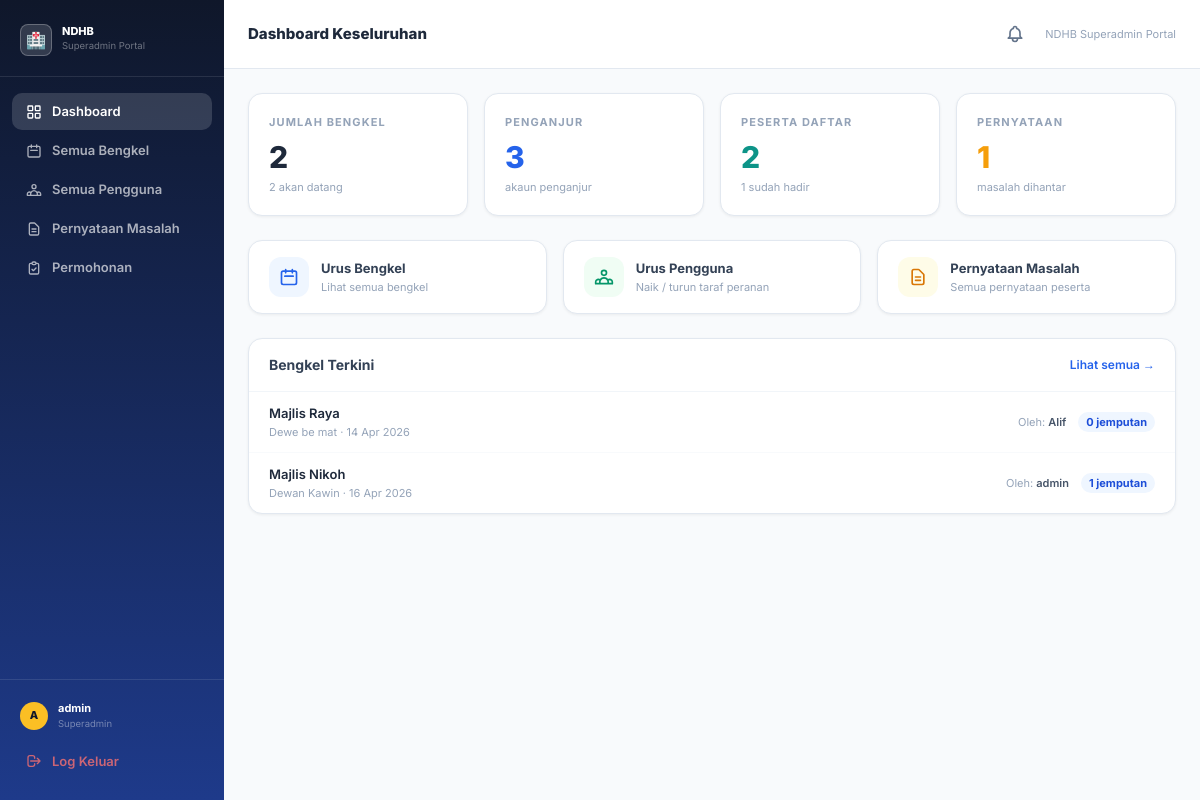
Screenshot of /superadmin/ (signed in) with the database file from the repository.
### bengkel/models.py (models this page shows, shortened)
class Bengkel(models.Model):
    title             = models.CharField(max_length=255)
    description       = models.TextField(blank=True)
    tarikh            = models.DateTimeField()
    tarikh_tamat      = models.DateTimeField(null=True, blank=True)
    lokasi_nama       = models.CharField(max_length=300)
    lokasi_alamat     = models.TextField(blank=True)
    organizer_nama    = models.CharField(max_length=200)
    organizer_email   = models.EmailField(blank=True)
    organizer_telefon = models.CharField(max_length=30, blank=True)
    video_ucapan_url  = models.URLField(blank=True)   # alu-aluan / welcome speech
    video_arah_url    = models.URLField(blank=True)   # directions to hall
    had_peserta       = models.PositiveIntegerField(default=0)  # 0 = no limit
    reg_token         = models.UUIDField(default=uuid.uuid4, unique=True, editable=False)
    reg_enabled       = models.BooleanField(default=False)
    reg_had           = models.PositiveIntegerField(default=0)  # 0 = no extra cap
    created_by        = models.ForeignKey(
        User, on_delete=models.SET_NULL, null=True, related_name="bengkel_dicipta"
    )
    created_at  = models.DateTimeField(auto_now_add=True)
    updated_at  = models.DateTimeField(auto_now=True)
    class Meta:
        ordering         = ["-tarikh"]
        verbose_name     = "Bengkel"
        verbose_name_plural = "Senarai Bengkel"
    @property
    def jumlah_jemputan(self):
        return self.jemputan.count()

### superadmin_portal/views.py (the view)
# urls.py: path("",                                 views.dashboard,              name="dashboard"),
@login_required
def dashboard(request):
    if not request.user.is_superuser:
        return redirect("home")
    now = timezone.now()
    stats = {
        "total_bengkel":    Bengkel.objects.count(),
        "bengkel_aktif":    Bengkel.objects.filter(tarikh__gte=now).count(),
        "total_penganjur":  User.objects.filter(is_staff=True, is_superuser=False).count(),
        "total_peserta":    User.objects.filter(is_staff=False, is_superuser=False).count(),
        "total_jemputan":   Jemputan.objects.count(),
        "total_hadir":      Kehadiran.objects.count(),
        "total_pernyataan": ProblemStatement.objects.count(),
    }
    bengkels_terkini = (
        Bengkel.objects
        .select_related("created_by")
        .prefetch_related("jemputan")
        .order_by("-created_at")[:10]
    )
    return render(request, "superadmin/dashboard.html", {
        "stats": stats,
        "bengkels_terkini": bengkels_terkini,
        "pending_permohonan": _pending_count(),
    })

### superadmin_portal/views.py (called while the page is built)
def _pending_count():
    return PenganjurRequest.objects.filter(status="pending").count()

### templates/superadmin/dashboard.html (shortened to what this page needs)
{% extends "superadmin/base.html" %}
{% block nav_dashboard %}active{% endblock %}
{% block page_title %}Dashboard Keseluruhan{% endblock %}
{% block content %}
<div class="grid grid-cols-2 sm:grid-cols-4 gap-4 mb-6">
  <div class="card px-5 py-5">
    <div class="text-[11px] font-bold uppercase tracking-widest text-slate-400 mb-2">Jumlah Bengkel</div>
    <div class="text-3xl font-extrabold text-slate-800">{{ stats.total_bengkel }}</div>
    <div class="text-[11px] text-slate-400 mt-1">{{ stats.bengkel_aktif }} akan datang</div>
  </div>
  <div class="card px-5 py-5">
    <div class="text-[11px] font-bold uppercase tracking-widest text-slate-400 mb-2">Penganjur</div>
    <div class="text-3xl font-extrabold" style="color:#2563eb">{{ stats.total_penganjur }}</div>
    <div class="text-[11px] text-slate-400 mt-1">akaun penganjur</div>
  </div>
  <div class="card px-5 py-5">
    <div class="text-[11px] font-bold uppercase tracking-widest text-slate-400 mb-2">Peserta Daftar</div>
    <div class="text-3xl font-extrabold" style="color:#0d9488">{{ stats.total_peserta }}</div>
    <div class="text-[11px] text-slate-400 mt-1">{{ stats.total_hadir }} sudah hadir</div>
  </div>
  <div class="card px-5 py-5">
    <div class="text-[11px] font-bold uppercase tracking-widest text-slate-400 mb-2">Pernyataan</div>
    <div class="text-3xl font-extrabold" style="color:#f59e0b">{{ stats.total_pernyataan }}</div>
    <div class="text-[11px] text-slate-400 mt-1">masalah dihantar</div>
  </div>
</div>
<div class="grid grid-cols-1 sm:grid-cols-3 gap-4 mb-6">
  <a href="{% url 'superadmin:semua_bengkel' %}" class="card px-5 py-4 flex items-center gap-3 hover:shadow-md transition-all group">
    <div class="w-10 h-10 rounded-xl flex items-center justify-center flex-shrink-0" style="background:#eff6ff">
      <svg class="w-5 h-5" style="color:#2563eb" fill="none" stroke="currentColor" stroke-width="2" viewBox="0 0 24 24"><path stroke-linecap="round" stroke-linejoin="round" d="M8 7V3m8 4V3m-9 8h10M5 21h14a2 2 0 002-2V7a2 2 0 00-2-2H5a2 2 0 00-2 2v12a2 2 0 002 2z"/></svg>
    </div>
    <div>
      <div class="text-[13px] font-bold text-slate-700 group-hover:text-blue-700">Urus Bengkel</div>
      <div class="text-[11px] text-slate-400">Lihat semua bengkel</div>
    </div>
  </a>
  <a href="{% url 'superadmin:semua_pengguna' %}" class="card px-5 py-4 flex items-center gap-3 hover:shadow-md transition-all group">
    <div class="w-10 h-10 rounded-xl flex items-center justify-center flex-shrink-0" style="background:#f0fdf4">
    </div>
    <div>
      <div class="text-[13px] font-bold text-slate-700 group-hover:text-emerald-700">Urus Pengguna</div>
      <div class="text-[11px] text-slate-400">Naik / turun taraf peranan</div>
    </div>
  </a>
  <a href="{% url 'superadmin:semua_pernyataan' %}" class="card px-5 py-4 flex items-center gap-3 hover:shadow-md transition-all group">
    <div class="w-10 h-10 rounded-xl flex items-center justify-center flex-shrink-0" style="background:#fefce8">
      <svg class="w-5 h-5" style="color:#d97706" fill="none" stroke="currentColor" stroke-width="2" viewBox="0 0 24 24"><path stroke-linecap="round" stroke-linejoin="round" d="M9 12h6m-6 4h6m2 5H7a2 2 0 01-2-2V5a2 2 0 012-2h5.586a1 1 0 01.707.293l5.414 5.414a1 1 0 01.293.707V19a2 2 0 01-2 2z"/></svg>
    </div>
    <div>
      <div class="text-[13px] font-bold text-slate-700 group-hover:text-amber-700">Pernyataan Masalah</div>
      <div class="text-[11px] text-slate-400">Semua pernyataan peserta</div>
    </div>
  </a>
</div>
<div class="card overflow-hidden">
  <div class="px-5 py-4 border-b border-slate-100 flex items-center justify-between">
    <h2 class="font-bold text-sm text-slate-700">Bengkel Terkini</h2>
    <a href="{% url 'superadmin:semua_bengkel' %}" class="text-[12px] text-blue-600 font-semibold hover:underline">Lihat semua →</a>
  </div>
  <div class="divide-y divide-slate-50">
    {% for b in bengkels_terkini %}
    <div class="px-5 py-3 flex items-center justify-between gap-4 hover:bg-slate-50 transition-colors">
      <div class="flex-1 min-w-0">
        <div class="font-semibold text-[13px] text-slate-800 truncate">{{ b.title }}</div>
        <div class="text-[11px] text-slate-400">{{ b.lokasi_nama }} · {{ b.tarikh|date:"d M Y" }}</div>
      </div>
      <div class="flex items-center gap-3 flex-shrink-0 text-[11px] text-slate-400">
        <span>Oleh: <span class="font-semibold text-slate-600">{{ b.created_by.username|default:"—" }}</span></span>
        <span class="px-2 py-0.5 rounded-full font-bold" style="background:#eff6ff;color:#1d4ed8">{{ b.jumlah_jemputan }} jemputan</span>
      </div>
    </div>
    {% empty %}
    <div class="px-5 py-8 text-center text-slate-400 text-sm">Tiada bengkel lagi.</div>
    {% endfor %}
  </div>
</div>
{% endblock %}

### templates/superadmin/base.html (shortened to what this page needs)
<!DOCTYPE html>
<html lang="ms" class="h-full">
<head>
  <script src="https://cdn.tailwindcss.com"></script>
</head>
<body class="h-full bg-slate-50 flex">
  <aside class="w-56 flex-shrink-0 flex flex-col min-h-screen" style="background:linear-gradient(180deg,#0f172a 0%,#1e3a8a 100%)">
    <div class="px-5 pt-6 pb-5 border-b border-white/10">
      <div class="flex items-center gap-2.5">
        <div class="w-8 h-8 rounded-lg bg-white/15 border border-white/25 flex items-center justify-center text-base">🏥</div>
        <div>
          <div class="text-white text-[11px] font-extrabold leading-none">NDHB</div>
          <div class="text-white/40 text-[9.5px] mt-0.5">Superadmin Portal</div>
        </div>
      </div>
    </div>
    <nav class="flex-1 px-3 pt-4 space-y-0.5">
      <a href="{% url 'superadmin:dashboard' %}" class="nav-link {% block nav_dashboard %}{% endblock %}">
        <svg class="w-4 h-4 flex-shrink-0" fill="none" stroke="currentColor" stroke-width="2" viewBox="0 0 24 24"><rect x="3" y="3" width="7" height="7" rx="1"/><rect x="14" y="3" width="7" height="7" rx="1"/><rect x="3" y="14" width="7" height="7" rx="1"/><rect x="14" y="14" width="7" height="7" rx="1"/></svg>
        Dashboard
      </a>
      <a href="{% url 'superadmin:semua_bengkel' %}" class="nav-link {% block nav_bengkel %}{% endblock %}">
        <svg class="w-4 h-4 flex-shrink-0" fill="none" stroke="currentColor" stroke-width="2" viewBox="0 0 24 24"><path stroke-linecap="round" stroke-linejoin="round" d="M8 7V3m8 4V3m-9 8h10M5 21h14a2 2 0 002-2V7a2 2 0 00-2-2H5a2 2 0 00-2 2v12a2 2 0 002 2z"/></svg>
        Semua Bengkel
      </a>
      <a href="{% url 'superadmin:semua_pengguna' %}" class="nav-link {% block nav_pengguna %}{% endblock %}">
        Semua Pengguna
      </a>
      <a href="{% url 'superadmin:semua_pernyataan' %}" class="nav-link {% block nav_pernyataan %}{% endblock %}">
        <svg class="w-4 h-4 flex-shrink-0" fill="none" stroke="currentColor" stroke-width="2" viewBox="0 0 24 24"><path stroke-linecap="round" stroke-linejoin="round" d="M9 12h6m-6 4h6m2 5H7a2 2 0 01-2-2V5a2 2 0 012-2h5.586a1 1 0 01.707.293l5.414 5.414a1 1 0 01.293.707V19a2 2 0 01-2 2z"/></svg>
        Pernyataan Masalah
      </a>
      <a href="{% url 'superadmin:permohonan_penganjur' %}" class="nav-link {% block nav_permohonan %}{% endblock %}">
        <svg class="w-4 h-4 flex-shrink-0" fill="none" stroke="currentColor" stroke-width="2" viewBox="0 0 24 24"><path stroke-linecap="round" stroke-linejoin="round" d="M9 5H7a2 2 0 00-2 2v12a2 2 0 002 2h10a2 2 0 002-2V7a2 2 0 00-2-2h-2M9 5a2 2 0 002 2h2a2 2 0 002-2M9 5a2 2 0 012-2h2a2 2 0 012 2m-6 9l2 2 4-4"/></svg>
        <span class="flex-1">Permohonan</span>
      </a>
    </nav>
    <div class="px-3 pb-5 pt-3 border-t border-white/10">
      <div class="flex items-center gap-2.5 px-2 py-2">
        <div class="w-7 h-7 rounded-full bg-amber-400 flex items-center justify-center text-[11px] font-extrabold text-slate-900 uppercase">{{ request.user.username|first }}</div>
        <div class="flex-1 min-w-0">
          <div class="text-white text-[11px] font-bold truncate">{{ request.user.username }}</div>
          <div class="text-white/40 text-[9.5px]">Superadmin</div>
        </div>
      </div>
      <a href="{% url 'logout' %}" class="nav-link mt-1" style="color:rgba(248,113,113,.8)">
        <svg class="w-4 h-4 flex-shrink-0" fill="none" stroke="currentColor" stroke-width="2" viewBox="0 0 24 24"><path stroke-linecap="round" stroke-linejoin="round" d="M17 16l4-4m0 0l-4-4m4 4H7m6 4v1a3 3 0 01-3 3H6a3 3 0 01-3-3V7a3 3 0 013-3h4a3 3 0 013 3v1"/></svg>
        Log Keluar
      </a>
    </div>
  </aside>
  <div class="flex-1 flex flex-col min-h-screen overflow-hidden">
    <header class="bg-white border-b border-slate-200 px-6 py-4 flex items-center justify-between flex-shrink-0">
      <h1 class="text-[15px] font-extrabold text-slate-800">{% block page_title %}Dashboard{% endblock %}</h1>
      <div class="flex items-center gap-3">
        <a href="{% url 'superadmin:permohonan_penganjur' %}" class="relative p-2 rounded-xl hover:bg-slate-100 transition-colors" title="Permohonan Penganjur">
        </a>
        <span class="text-[11px] text-slate-400">NDHB Superadmin Portal</span>
      </div>
    </header>
    <main class="flex-1 overflow-y-auto px-6 py-6">
      {% block content %}{% endblock %}
    </main>
  </div>
</body>
</html>

### templates/superadmin/base.html (style rules this page uses)
* { -webkit-font-smoothing:antialiased; }
body { font-family:"Inter",system-ui,sans-serif; }
.card { background:#fff;border-radius:.875rem;border:1px solid #e2e8f0;box-shadow:0 1px 3px rgba(0,0,0,.06); }
.nav-link { display:flex;align-items:center;gap:.625rem;padding:.55rem .875rem;border-radius:.625rem;font-size:.8125rem;font-weight:600;color:rgba(255,255,255,.65);transition:background .15s,color .15s; }
.nav-link.active { background:rgba(255,255,255,.15);color:#fff; }

### rows the page displays
Bengkel: title "Majlis Raya", lokasi_nama "Dewe be mat", tarikh "14 Apr 2026", created_by.username "Alif", jumlah_jemputan "0"
Bengkel: title "Majlis Nikoh", lokasi_nama "Dewan Kawin", tarikh "16 Apr 2026", created_by.username "admin", jumlah_jemputan "1"

### other values shown
{{ request.user.username|first }} "A"
{{ request.user.username }} "admin"
{{ stats.total_bengkel }} "2"
{{ stats.bengkel_aktif }} "2"
{{ stats.total_penganjur }} "3"
{{ stats.total_peserta }} "2"
{{ stats.total_hadir }} "1"
{{ stats.total_pernyataan }} "1"
